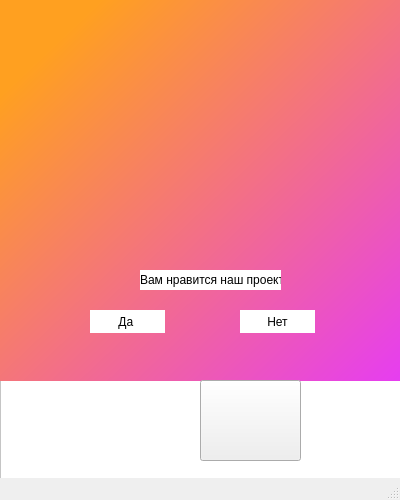
<?xml version="1.0" encoding="UTF-8"?>
<ui version="4.0">
 <class>MainWindow</class>
 <widget class="QMainWindow" name="MainWindow">
  <property name="geometry">
   <rect>
    <x>0</x>
    <y>0</y>
    <width>400</width>
    <height>500</height>
   </rect>
  </property>
  <property name="minimumSize">
   <size>
    <width>400</width>
    <height>10</height>
   </size>
  </property>
  <property name="maximumSize">
   <size>
    <width>400</width>
    <height>500</height>
   </size>
  </property>
  <property name="windowTitle">
   <string>MainWindow</string>
  </property>
  <property name="styleSheet">
   <string notr="true"/>
  </property>
  <widget class="QWidget" name="centralwidget">
   <widget class="QStackedWidget" name="stackedWidget">
    <property name="geometry">
     <rect>
      <x>0</x>
      <y>0</y>
      <width>401</width>
      <height>381</height>
     </rect>
    </property>
    <property name="autoFillBackground">
     <bool>true</bool>
    </property>
    <property name="styleSheet">
     <string notr="true">background-color:qlineargradient(spread:pad, x1:0, y1:0, x2:1, y2:1, stop:0.125rgba(255, 160, 32, 255), stop:1 rgba(230, 61, 241, 255))


</string>
    </property>
    <property name="lineWidth">
     <number>0</number>
    </property>
    <property name="currentIndex">
     <number>4</number>
    </property>
    <widget class="QWidget" name="home">
     <property name="styleSheet">
      <string notr="true">background-color: qlineargradient(spread:pad, x1:0, y1:0, x2:1, y2:1, stop:0.125 rgba(255, 160, 32, 255), stop:1 rgba(230, 61, 241, 255))</string>
     </property>
     <widget class="QTextBrowser" name="textBrowser">
      <property name="geometry">
       <rect>
        <x>0</x>
        <y>0</y>
        <width>401</width>
        <height>381</height>
       </rect>
      </property>
      <property name="html">
       <string>&lt;!DOCTYPE HTML PUBLIC &quot;-//W3C//DTD HTML 4.0//EN&quot; &quot;http://www.w3.org/TR/REC-html40/strict.dtd&quot;&gt;
&lt;html&gt;&lt;head&gt;&lt;meta name=&quot;qrichtext&quot; content=&quot;1&quot; /&gt;&lt;style type=&quot;text/css&quot;&gt;
p, li { white-space: pre-wrap; }
&lt;/style&gt;&lt;/head&gt;&lt;body style=&quot; font-family:'MS Shell Dlg 2'; font-size:8.15094pt; font-weight:400; font-style:normal;&quot;&gt;
&lt;p style=&quot; margin-top:0px; margin-bottom:0px; margin-left:0px; margin-right:0px; -qt-block-indent:0; text-indent:0px;&quot;&gt;&lt;span style=&quot; font-size:14pt;&quot;&gt;Добро пожаловать в нашу программу о туристических маршрутах! Здесь вы найдете множество увлекательных и захватывающих маршрутов для путешествий по Москве в пределах Садового кольца. Готовы отправиться в увлекательное путешествие? Тогда давайте начнем!&lt;/span&gt;&lt;/p&gt;
&lt;p style=&quot; margin-top:0px; margin-bottom:0px; margin-left:0px; margin-right:0px; -qt-block-indent:0; text-indent:0px;&quot;&gt;&lt;span style=&quot; font-size:14pt;&quot;&gt;добавить количество избранных в маршрутах&lt;/span&gt;&lt;/p&gt;&lt;/body&gt;&lt;/html&gt;</string>
      </property>
     </widget>
    </widget>
    <widget class="QWidget" name="shapka">
     <property name="styleSheet">
      <string notr="true">background-color: qlineargradient(spread:pad, x1:0, y1:0, x2:1, y2:1, stop:0.125 rgba(255, 160, 32, 255), stop:1 rgba(230, 61, 241, 255))</string>
     </property>
     <widget class="QPushButton" name="button_home">
      <property name="geometry">
       <rect>
        <x>330</x>
        <y>0</y>
        <width>71</width>
        <height>71</height>
       </rect>
      </property>
      <property name="text">
       <string/>
      </property>
      <property name="icon">
       <iconset>
        <normaloff>вкладки/back_icon-icons.com_65134.png</normaloff>вкладки/back_icon-icons.com_65134.png</iconset>
      </property>
      <property name="iconSize">
       <size>
        <width>60</width>
        <height>60</height>
       </size>
      </property>
      <property name="flat">
       <bool>true</bool>
      </property>
     </widget>
     <widget class="QTabWidget" name="tabWidget">
      <property name="geometry">
       <rect>
        <x>0</x>
        <y>0</y>
        <width>411</width>
        <height>381</height>
       </rect>
      </property>
      <property name="font">
       <font>
        <italic>false</italic>
        <underline>false</underline>
        <strikeout>false</strikeout>
        <stylestrategy>PreferDefault</stylestrategy>
        <kerning>true</kerning>
       </font>
      </property>
      <property name="mouseTracking">
       <bool>false</bool>
      </property>
      <property name="tabletTracking">
       <bool>false</bool>
      </property>
      <property name="acceptDrops">
       <bool>false</bool>
      </property>
      <property name="toolTipDuration">
       <number>0</number>
      </property>
      <property name="styleSheet">
       <string notr="true">border:0</string>
      </property>
      <property name="tabPosition">
       <enum>QTabWidget::North</enum>
      </property>
      <property name="currentIndex">
       <number>0</number>
      </property>
      <property name="usesScrollButtons">
       <bool>true</bool>
      </property>
      <property name="tabBarAutoHide">
       <bool>false</bool>
      </property>
      <widget class="QWidget" name="marshutu">
       <attribute name="title">
        <string>Все</string>
       </attribute>
      </widget>
      <widget class="QWidget" name="moee">
       <attribute name="title">
        <string>Избранное</string>
       </attribute>
      </widget>
     </widget>
     <zorder>tabWidget</zorder>
     <zorder>button_home</zorder>
    </widget>
    <widget class="QWidget" name="karta">
     <property name="styleSheet">
      <string notr="true">background-color: qlineargradient(spread:pad, x1:0, y1:0, x2:1, y2:1, stop:0.125 rgba(255, 160, 32, 255), stop:1 rgba(230, 61, 241, 255))</string>
     </property>
     <widget class="QPushButton" name="button_home_1">
      <property name="geometry">
       <rect>
        <x>330</x>
        <y>0</y>
        <width>71</width>
        <height>71</height>
       </rect>
      </property>
      <property name="text">
       <string/>
      </property>
      <property name="icon">
       <iconset>
        <normaloff>вкладки/back_icon-icons.com_65134.png</normaloff>вкладки/back_icon-icons.com_65134.png</iconset>
      </property>
      <property name="iconSize">
       <size>
        <width>60</width>
        <height>60</height>
       </size>
      </property>
      <property name="flat">
       <bool>true</bool>
      </property>
     </widget>
     <widget class="QLabel" name="label_2">
      <property name="geometry">
       <rect>
        <x>60</x>
        <y>130</y>
        <width>181</width>
        <height>101</height>
       </rect>
      </property>
      <property name="text">
       <string>Hello world</string>
      </property>
     </widget>
    </widget>
    <widget class="QWidget" name="poisk">
     <property name="styleSheet">
      <string notr="true">background-color: qlineargradient(spread:pad, x1:0, y1:0, x2:1, y2:1, stop:0.125 rgba(255, 160, 32, 255), stop:1 rgba(230, 61, 241, 255))</string>
     </property>
     <widget class="QPushButton" name="button_home_2">
      <property name="geometry">
       <rect>
        <x>320</x>
        <y>0</y>
        <width>71</width>
        <height>71</height>
       </rect>
      </property>
      <property name="text">
       <string/>
      </property>
      <property name="icon">
       <iconset>
        <normaloff>вкладки/back_icon-icons.com_65134.png</normaloff>вкладки/back_icon-icons.com_65134.png</iconset>
      </property>
      <property name="iconSize">
       <size>
        <width>60</width>
        <height>60</height>
       </size>
      </property>
      <property name="flat">
       <bool>true</bool>
      </property>
     </widget>
     <widget class="QLineEdit" name="lineEdit">
      <property name="geometry">
       <rect>
        <x>10</x>
        <y>10</y>
        <width>271</width>
        <height>41</height>
       </rect>
      </property>
      <property name="styleSheet">
       <string notr="true">background-color: rgb(255, 255, 255);
border-radius: 20px;  </string>
      </property>
      <property name="frame">
       <bool>false</bool>
      </property>
     </widget>
     <widget class="QPushButton" name="Naity">
      <property name="geometry">
       <rect>
        <x>210</x>
        <y>10</y>
        <width>71</width>
        <height>41</height>
       </rect>
      </property>
      <property name="styleSheet">
       <string notr="true">background-color: rgb(255, 255, 255);</string>
      </property>
      <property name="text">
       <string>Найти</string>
      </property>
      <property name="iconSize">
       <size>
        <width>30</width>
        <height>30</height>
       </size>
      </property>
      <property name="flat">
       <bool>true</bool>
      </property>
     </widget>
     <widget class="QPushButton" name="krestik">
      <property name="geometry">
       <rect>
        <x>200</x>
        <y>20</y>
        <width>21</width>
        <height>21</height>
       </rect>
      </property>
      <property name="styleSheet">
       <string notr="true">background-color: rgb(255, 255, 255);</string>
      </property>
      <property name="text">
       <string/>
      </property>
      <property name="icon">
       <iconset>
        <normaloff>вкладки/1663703991_27-phonoteka-org-p-krest-bez-fona-pinterest-46.png</normaloff>вкладки/1663703991_27-phonoteka-org-p-krest-bez-fona-pinterest-46.png</iconset>
      </property>
      <property name="iconSize">
       <size>
        <width>30</width>
        <height>30</height>
       </size>
      </property>
      <property name="flat">
       <bool>true</bool>
      </property>
     </widget>
     <widget class="QListView" name="listView">
      <property name="geometry">
       <rect>
        <x>20</x>
        <y>70</y>
        <width>371</width>
        <height>311</height>
       </rect>
      </property>
      <property name="frameShape">
       <enum>QFrame::NoFrame</enum>
      </property>
      <property name="lineWidth">
       <number>0</number>
      </property>
      <property name="flow">
       <enum>QListView::LeftToRight</enum>
      </property>
      <property name="isWrapping" stdset="0">
       <bool>false</bool>
      </property>
     </widget>
    </widget>
    <widget class="QWidget" name="settings_2">
     <property name="styleSheet">
      <string notr="true">background-color: qlineargradient(spread:pad, x1:0, y1:0, x2:1, y2:1, stop:0.125 rgba(255, 160, 32, 255), stop:1 rgba(230, 61, 241, 255))</string>
     </property>
     <widget class="QPushButton" name="button_home_3">
      <property name="geometry">
       <rect>
        <x>330</x>
        <y>0</y>
        <width>71</width>
        <height>71</height>
       </rect>
      </property>
      <property name="text">
       <string/>
      </property>
      <property name="icon">
       <iconset>
        <normaloff>вкладки/back_icon-icons.com_65134.png</normaloff>вкладки/back_icon-icons.com_65134.png</iconset>
      </property>
      <property name="iconSize">
       <size>
        <width>60</width>
        <height>60</height>
       </size>
      </property>
      <property name="flat">
       <bool>true</bool>
      </property>
     </widget>
     <widget class="QPushButton" name="pushButton_yes">
      <property name="geometry">
       <rect>
        <x>90</x>
        <y>310</y>
        <width>75</width>
        <height>23</height>
       </rect>
      </property>
      <property name="styleSheet">
       <string notr="true">background-color: rgb(255, 255, 255);
border-radius: 20px;  </string>
      </property>
      <property name="text">
       <string>Да </string>
      </property>
     </widget>
     <widget class="QPushButton" name="pushButton_no">
      <property name="geometry">
       <rect>
        <x>240</x>
        <y>310</y>
        <width>75</width>
        <height>23</height>
       </rect>
      </property>
      <property name="styleSheet">
       <string notr="true">background-color: rgb(255, 255, 255);
border-radius: 20px;  </string>
      </property>
      <property name="text">
       <string>Нет</string>
      </property>
     </widget>
     <widget class="QLabel" name="label">
      <property name="geometry">
       <rect>
        <x>140</x>
        <y>270</y>
        <width>141</width>
        <height>20</height>
       </rect>
      </property>
      <property name="styleSheet">
       <string notr="true">background-color: rgb(255, 255, 255);
border-radius: 20px;  </string>
      </property>
      <property name="text">
       <string>Вам нравится наш проект</string>
      </property>
     </widget>
    </widget>
   </widget>
   <widget class="QPushButton" name="lupabutton">
    <property name="geometry">
     <rect>
      <x>10</x>
      <y>380</y>
      <width>71</width>
      <height>81</height>
     </rect>
    </property>
    <property name="text">
     <string/>
    </property>
    <property name="icon">
     <iconset>
      <normaloff>вкладки/search-icon-magnifying-glass-icon-vector-magnifier-or-loupe-sign-400-145480109.jpg</normaloff>вкладки/search-icon-magnifying-glass-icon-vector-magnifier-or-loupe-sign-400-145480109.jpg</iconset>
    </property>
    <property name="iconSize">
     <size>
      <width>107</width>
      <height>71</height>
     </size>
    </property>
    <property name="flat">
     <bool>true</bool>
    </property>
   </widget>
   <widget class="QPushButton" name="kartatabutton">
    <property name="geometry">
     <rect>
      <x>100</x>
      <y>380</y>
      <width>81</width>
      <height>81</height>
     </rect>
    </property>
    <property name="text">
     <string/>
    </property>
    <property name="icon">
     <iconset>
      <normaloff>вкладки/png-transparent-computer-icons-marks-spencer-spot-map-placelinks-inc.png</normaloff>вкладки/png-transparent-computer-icons-marks-spencer-spot-map-placelinks-inc.png</iconset>
    </property>
    <property name="iconSize">
     <size>
      <width>101</width>
      <height>71</height>
     </size>
    </property>
    <property name="flat">
     <bool>true</bool>
    </property>
   </widget>
   <widget class="QPushButton" name="shapkakabutton">
    <property name="geometry">
     <rect>
      <x>200</x>
      <y>380</y>
      <width>101</width>
      <height>81</height>
     </rect>
    </property>
    <property name="text">
     <string/>
    </property>
    <property name="icon">
     <iconset>
      <normaloff>вкладки/safari-hat-illustration-vector.jpg</normaloff>вкладки/safari-hat-illustration-vector.jpg</iconset>
    </property>
    <property name="iconSize">
     <size>
      <width>101</width>
      <height>71</height>
     </size>
    </property>
   </widget>
   <widget class="QPushButton" name="settingsbutton">
    <property name="geometry">
     <rect>
      <x>310</x>
      <y>380</y>
      <width>81</width>
      <height>81</height>
     </rect>
    </property>
    <property name="text">
     <string/>
    </property>
    <property name="icon">
     <iconset>
      <normaloff>вкладки/settings-icon-design-vector.jpg</normaloff>вкладки/settings-icon-design-vector.jpg</iconset>
    </property>
    <property name="iconSize">
     <size>
      <width>101</width>
      <height>71</height>
     </size>
    </property>
    <property name="flat">
     <bool>true</bool>
    </property>
   </widget>
   <widget class="QFrame" name="frame">
    <property name="geometry">
     <rect>
      <x>0</x>
      <y>380</y>
      <width>401</width>
      <height>141</height>
     </rect>
    </property>
    <property name="styleSheet">
     <string notr="true">background-color: rgb(255, 255, 255);</string>
    </property>
    <property name="frameShape">
     <enum>QFrame::StyledPanel</enum>
    </property>
    <property name="frameShadow">
     <enum>QFrame::Raised</enum>
    </property>
   </widget>
   <zorder>frame</zorder>
   <zorder>lupabutton</zorder>
   <zorder>stackedWidget</zorder>
   <zorder>kartatabutton</zorder>
   <zorder>shapkakabutton</zorder>
   <zorder>settingsbutton</zorder>
  </widget>
  <widget class="QMenuBar" name="menubar">
   <property name="geometry">
    <rect>
     <x>0</x>
     <y>0</y>
     <width>400</width>
     <height>23</height>
    </rect>
   </property>
  </widget>
  <widget class="QStatusBar" name="statusbar"/>
 </widget>
 <resources/>
 <connections/>
</ui>
